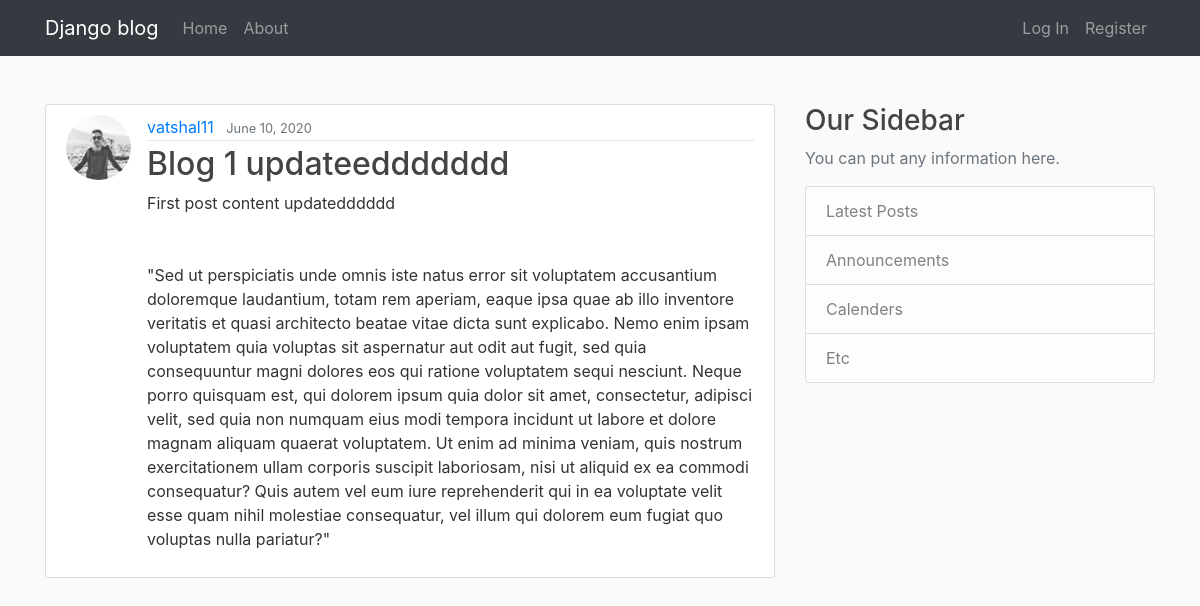
The app's page /post/1/ with its own data.
### blog/models.py (models this page shows, shortened)
class Post(models.Model):
    title = models.CharField(max_length=100)
    content = models.TextField()
    date_posted = models.DateTimeField(default=timezone.now)
    author = models.ForeignKey(User , on_delete=models.CASCADE)

### users/models.py (models this page shows, shortened)
class Profile(models.Model):
    user = models.OneToOneField(User, on_delete=models.CASCADE)
    image = models.ImageField(default='default.jpg',upload_to='profile_pics')

### blog/views.py (the view)
# urls.py: path('post/<int:pk>/',views.PostDetailView.as_view(),name='post-detail'),
class PostDetailView(DetailView):
    model = Post

### blog/templates/blog/post_detail.html (shortened to what this page needs)
{% extends "blog/base.html" %}
{% block content %}
    <article class="media content-section">
        <img class="rounded-circle article-img" src="{{post.author.profile.image.url}}">
        <div class="media-body">
            <div class="article-metadata">
                <a class="mr-2" href="{% url 'user-posts' object.author.username %}">{{ object.author }}</a>
                <small class="text-muted">{{ object.date_posted|date:"F d, Y" }}</small>
            </div>
            <h2 class="article-title">{{ object.title }}</h2>
            <p class="article-content">{{ object.content }}</p>
        </div>
    </article>
{% endblock content %}

### blog/static/blog/main.css (style rules this page uses)
body { background: #fafafa; color: #333333; }
h1, h2, h3, h4, h5, h6 { color: #444444; }
.content-section { background: #ffffff; padding: 10px 20px; border: 1px solid #dddddd; border-radius: 3px; margin-bottom: 20px; }
.article-title { color: #444444; }
.article-content { white-space: pre-line; }
.article-img { height: 65px; width: 65px; margin-right: 16px; }
.article-metadata { padding-bottom: 1px; margin-bottom: 4px; border-bottom: 1px solid #e3e3e3 }

### records on screen
Post: author.profile.image (picture), author "vatshal11", date_posted "June 10, 2020", title "Blog 1 updateeddddddd", content "First post content updatedddddd \"Sed ut perspiciatis unde omnis iste natus error sit voluptatem accusantium doloremque laudantium, totam rem aperiam, eaque ipsa quae ab illo inventore veritatis et quasi architecto beatae vitae dicta sunt explicabo. Nemo enim ipsam voluptatem quia voluptas sit aspernatur aut odit aut fugit, sed quia consequuntur magni dolores eos qui ratione voluptatem sequi nesciunt. Neque porro quisquam est, qui dolorem ipsum quia dolor sit amet, consectetur, adipisci velit, sed quia non numquam eius modi tempora incidunt ut labore et dolore magnam aliquam quaerat voluptatem. Ut enim ad minima veniam, quis nostrum exercitationem ullam corporis suscipit laboriosam, nisi ut…"
